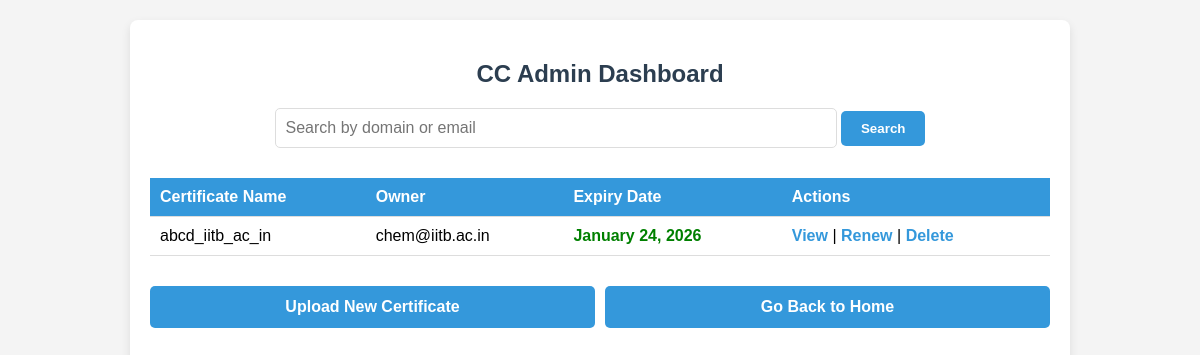
Page /cc_admin_dashboard/ on the earlier database version.
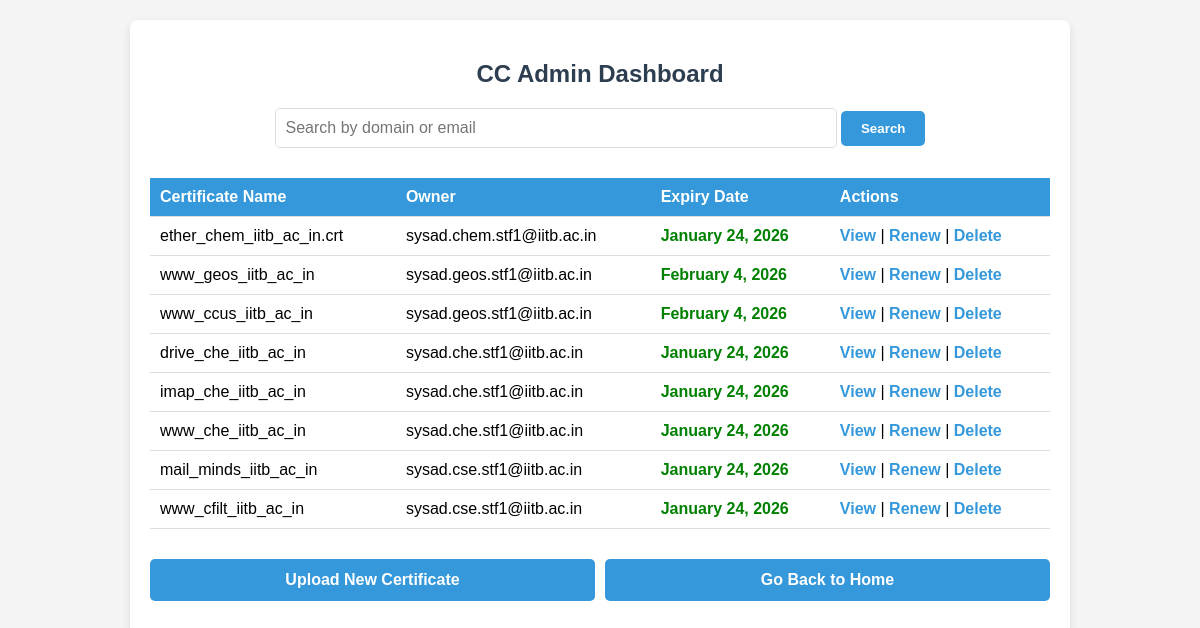
Same page on the later database version.
### certs/models.py (models this page shows, shortened)
class Certificate(models.Model):
    domain_name = models.CharField(max_length=255)
    owner_email = models.EmailField()
    private_key = models.FileField(
        upload_to=lambda instance, filename: custom_file_name(instance, filename, 'private_keys'),
        blank=True,
        null=True
    )
    certificate = models.FileField(
        upload_to=lambda instance, filename: custom_file_name(instance, filename, 'certs'),
        blank=True,
        null=True
    )
    csr = models.FileField(
        upload_to=lambda instance, filename: custom_file_name(instance, filename, 'csrs'),
        blank=True,
        null=True
    )
    notes = models.TextField(blank=True, null=True)
    expiry_date = models.DateField(null=True, blank=True)
    def extract_expiry_date(self):
        if not self.certificate:
            logger.warning(f"No certificate file for {self.domain_name}")
            return None
        try:
            cert_path = self.certificate.path
            if not os.path.exists(cert_path):
                logger.error(f"Certificate file not found: {cert_path}")
                return None
        except Exception as e:
            logger.error(f"Detailed expiry date extraction error for {self.domain_name}: {str(e)}")
            return None

### certs/views.py (the view)
# urls.py: path('cc_admin_dashboard/', views.cc_admin_dashboard, name='cc_admin_dashboard'),
def cc_admin_dashboard(request):
    certificates = Certificate.objects.all()
    for cert in certificates:
        try:
            expiry_date = cert.extract_expiry_date()
            if expiry_date:
                cert.expiry_date = expiry_date
                cert.save()
        except Exception as e:
            print(f"Failed to extract expiry date for {cert.domain_name}: {e}")
        if cert.expiry_date:
            days_to_expiry = (cert.expiry_date - now().date()).days
            cert.expiry_color = (
                "green" if days_to_expiry > 30 else
                "yellow" if 15 <= days_to_expiry <= 30 else
                "orange" if 7 <= days_to_expiry < 15 else
                "red"
            )
        else:
            cert.expiry_color = "red"
    return render(request, "cc_admin_dashboard.html", {"certificates": certificates})

### certs/templates/cc_admin_dashboard.html (shortened to what this page needs)
<!DOCTYPE html>
<html lang="en">
<head>
</head>
<body>
    <div id="dashboard">
        <h2>CC Admin Dashboard</h2>
        <div class="search-bar">
            <form method="GET" action="{% url 'your_certificate_list_url' %}">
                <input type="text" name="search" placeholder="Search by domain or email" value="{{ search_query }}">
                <button type="submit">Search</button>
            </form>
        </div>
        <table>
            <thead>
                <tr>
                    <th>Certificate Name</th>
                    <th>Owner</th>
                    <th>Expiry Date</th>
                    <th>Actions</th>
                </tr>
            </thead>
            <tbody>
                {% for certificate in certificates %}
                <tr>
                    <td>{{ certificate.domain_name }}</td>
                    <td>{{ certificate.owner_email }}</td>
                    <td class="{{ certificate.expiry_color }}">{{ certificate.expiry_date|date:"F j, Y" }}</td>
                    <td>
                        <a href="{% url 'certificate_detail' certificate.id %}" class="action-link">View</a> |
                        <a href="{% url 'certificate_renew' certificate.id %}" class="action-link">Renew</a> |
                        <a href="{% url 'certificate_delete' certificate.id %}" class="action-link"
                            onclick="return confirm('Are you sure you want to delete this certificate?');">Delete</a>
                    </td>
                </tr>
                {% empty %}
                <tr>
                    <td colspan="4">No certificates available.</td>
                </tr>
                {% endfor %}
            </tbody>
        </table>
        <div class="button-container">
            <a href="{% url 'certificate_upload' %}" class="upload-link">Upload New Certificate</a>
            <a href="{% url 'cc_admin_main_view' %}" class="return-link">Go Back to Home</a>
        </div>
    </div>
</body>
</html>

### certs/templates/cc_admin_dashboard.html (style rules this page uses)
body { font-family: Arial, sans-serif; margin: 0; padding: 0; display: flex; justify-content: center; align-items: center; height: 100vh; background-color: #f4f4f4; }
#dashboard { background-color: #ffffff; width: 90%; max-width: 900px; padding: 20px; border-radius: 8px; box-shadow: 0 4px 10px rgba(0, 0, 0, 0.1); display: flex; flex-direction: column; height: 90vh; }
h2 { text-align: center; color: #2c3e50; margin-bottom: 20px; }
.search-bar { margin-bottom: 10px; text-align: center; }
.search-bar input[type="text"] { width: 60%; padding: 10px; border: 1px solid #ddd; border-radius: 5px; font-size: 16px; }
.search-bar button { padding: 10px 20px; background-color: #3498db; color: white; border: none; border-radius: 5px; font-weight: bold; cursor: pointer; transition: background-color 0.3s; }
table { margin-top: 20px; width: 100%; border-collapse: collapse; }
th { background-color: #3498db; color: #ffffff; text-align: left; padding: 10px; position: sticky; top: 0; z-index: 2; }
th, td { padding: 10px; border-bottom: 1px solid #ddd; }
.action-link { color: #3498db; text-decoration: none; font-weight: bold; }
.button-container { display: flex; justify-content: space-between; gap: 10px; margin-top: 10px; }
.upload-link, .return-link { display: inline-block; background-color: #3498db; color: white; margin-top: 20px; padding: 12px 24px; border-radius: 5px; text-decoration: none; font-weight: bold; transition: background-color 0.3s; text-align: center; width: 46%; }
.green { color: green; font-weight: bold; }

Differences in the rows shown:
removed Certificate: domain_name "abcd_iitb_ac_in", owner_email "chem@iitb.ac.in", expiry_date "January 24, 2026"
added Certificate: domain_name "ether_chem_iitb_ac_in.crt", owner_email "sysad.chem.stf1@iitb.ac.in", expiry_date "January 24, 2026"
added Certificate: domain_name "www_geos_iitb_ac_in", owner_email "sysad.geos.stf1@iitb.ac.in", expiry_date "February 4, 2026"
added Certificate: domain_name "www_ccus_iitb_ac_in", owner_email "sysad.geos.stf1@iitb.ac.in", expiry_date "February 4, 2026"
added Certificate: domain_name "drive_che_iitb_ac_in", owner_email "sysad.che.stf1@iitb.ac.in", expiry_date "January 24, 2026"
added Certificate: domain_name "imap_che_iitb_ac_in", owner_email "sysad.che.stf1@iitb.ac.in", expiry_date "January 24, 2026"
added Certificate: domain_name "www_che_iitb_ac_in", owner_email "sysad.che.stf1@iitb.ac.in", expiry_date "January 24, 2026"
added Certificate: domain_name "mail_minds_iitb_ac_in", owner_email "sysad.cse.stf1@iitb.ac.in", expiry_date "January 24, 2026"
added Certificate: domain_name "www_cfilt_iitb_ac_in", owner_email "sysad.cse.stf1@iitb.ac.in", expiry_date "January 24, 2026"
